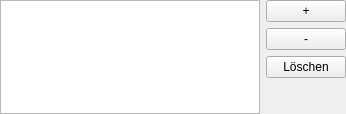
<?xml version="1.0" encoding="UTF-8"?>
<!--
Copyright (C) 2019  Christian Schärf

This program is free software: you can redistribute it and/or modify
it under the terms of the GNU General Public License as published by
the Free Software Foundation, either version 3 of the License, or
(at your option) any later version.

This program is distributed in the hope that it will be useful,
but WITHOUT ANY WARRANTY; without even the implied warranty of
MERCHANTABILITY or FITNESS FOR A PARTICULAR PURPOSE.  See the
GNU General Public License for more details.

You should have received a copy of the GNU General Public License
along with this program.  If not, see <http://www.gnu.org/licenses/>.
-->
<ui version="4.0">
 <class>pKsForm</class>
 <widget class="QWidget" name="pKsForm">
  <property name="geometry">
   <rect>
    <x>0</x>
    <y>0</y>
    <width>346</width>
    <height>114</height>
   </rect>
  </property>
  <layout class="QGridLayout" name="gridLayout">
   <property name="leftMargin">
    <number>0</number>
   </property>
   <property name="topMargin">
    <number>0</number>
   </property>
   <property name="rightMargin">
    <number>0</number>
   </property>
   <property name="bottomMargin">
    <number>0</number>
   </property>
   <item row="0" column="4">
    <widget class="QPushButton" name="addButton">
     <property name="sizePolicy">
      <sizepolicy hsizetype="Fixed" vsizetype="Fixed">
       <horstretch>0</horstretch>
       <verstretch>0</verstretch>
      </sizepolicy>
     </property>
     <property name="text">
      <string>+</string>
     </property>
    </widget>
   </item>
   <item row="1" column="4">
    <widget class="QPushButton" name="removeButton">
     <property name="sizePolicy">
      <sizepolicy hsizetype="Fixed" vsizetype="Fixed">
       <horstretch>0</horstretch>
       <verstretch>0</verstretch>
      </sizepolicy>
     </property>
     <property name="text">
      <string>-</string>
     </property>
    </widget>
   </item>
   <item row="2" column="4">
    <widget class="QPushButton" name="clearButton">
     <property name="sizePolicy">
      <sizepolicy hsizetype="Fixed" vsizetype="Fixed">
       <horstretch>0</horstretch>
       <verstretch>0</verstretch>
      </sizepolicy>
     </property>
     <property name="text">
      <string>Löschen</string>
     </property>
    </widget>
   </item>
   <item row="0" column="0" rowspan="4" colspan="4">
    <widget class="QListView" name="list">
     <property name="sizePolicy">
      <sizepolicy hsizetype="Expanding" vsizetype="Expanding">
       <horstretch>0</horstretch>
       <verstretch>0</verstretch>
      </sizepolicy>
     </property>
    </widget>
   </item>
  </layout>
 </widget>
 <resources/>
 <connections/>
</ui>
